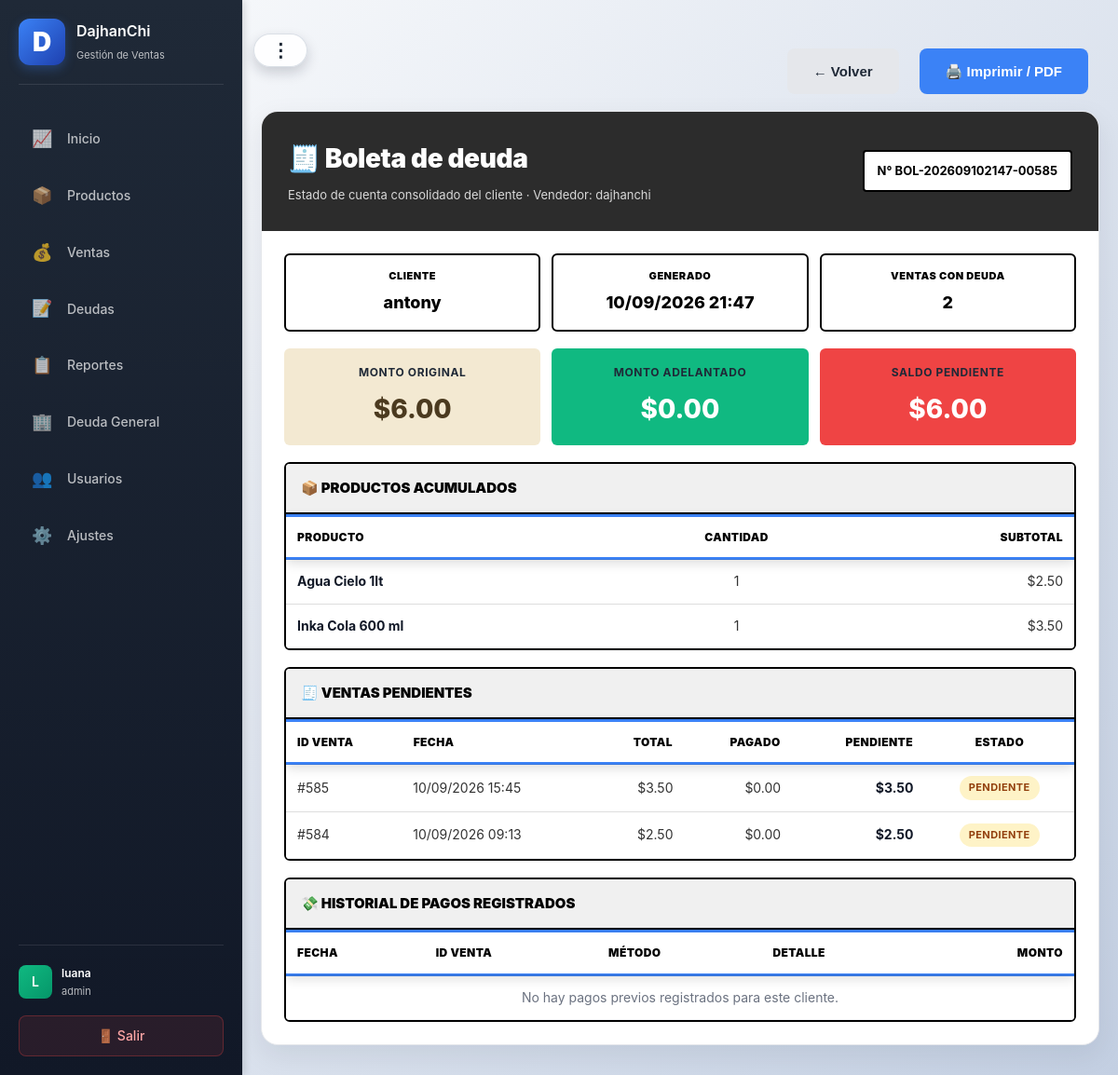
The app's page /reports/debts-matrix/receipt?customer=antony&username=dajhanchi (signed in) with its own data.
### app.py (models this page shows, shortened)
class User(db.Model):
    id = db.Column(db.Integer, primary_key=True)
    username = db.Column(db.String(80), unique=True, nullable=False, index=True)
    password_hash = db.Column(db.String(255), nullable=False)
    role = db.Column(db.String(30), nullable=False, default="admin")
    is_active = db.Column(db.Boolean, nullable=False, default=True)

class SaleItem(db.Model):
    id = db.Column(db.Integer, primary_key=True)
    sale_id = db.Column(db.Integer, db.ForeignKey("sale.id"), nullable=False)
    product_id = db.Column(db.Integer, db.ForeignKey("product.id"), nullable=False)
    qty = db.Column(db.Integer, nullable=False, default=1)
    unit_price_cents = db.Column(db.Integer, nullable=False, default=0)
    line_total_cents = db.Column(db.Integer, nullable=False, default=0)
    sale = db.relationship("Sale", backref=db.backref("items", lazy=True))
    product = db.relationship("Product")

class Product(db.Model):
    id = db.Column(db.Integer, primary_key=True)
    user_id = db.Column(db.Integer, db.ForeignKey("user.id"), nullable=False, index=True)
    name = db.Column(db.String(160), nullable=False, index=True)
    sku = db.Column(db.String(64), nullable=True, index=True)
    package_cost_cents = db.Column(db.Integer, nullable=False, default=0)
    package_quantity = db.Column(db.Integer, nullable=False, default=1)
    cost_cents = db.Column(db.Integer, nullable=False, default=0)
    price_cents = db.Column(db.Integer, nullable=False, default=0)
    stock = db.Column(db.Integer, nullable=False, default=0, index=True)
    minimum_stock = db.Column(db.Integer, nullable=False, default=5)
    user = db.relationship("User", backref=db.backref("products", lazy=True))

class Sale(db.Model):
    id = db.Column(db.Integer, primary_key=True)
    user_id = db.Column(db.Integer, db.ForeignKey("user.id"), nullable=False, index=True)
    created_at = db.Column(db.DateTime, nullable=False, default=datetime.now, index=True)
    customer_name = db.Column(db.String(160))
    payment_method = db.Column(db.String(20), nullable=False, default="efectivo")  # efectivo, yape, fiado
    total_cents = db.Column(db.Integer, nullable=False, default=0)
    paid_cents = db.Column(db.Integer, nullable=False, default=0)
    payment_status = db.Column(db.String(20), nullable=False, default="pagado")  # pagado, pendiente, parcial
    user = db.relationship("User", backref=db.backref("sales", lazy=True))
    @property
    def pending_cents(self):
        return max(0, self.total_cents - self.paid_cents)

### app.py (the view, shortened to what this page needs)
@app.route("/reports/debts-matrix/receipt")
@login_required
@require_permission("reports")
def reports_debt_customer_receipt():
    customer_key = request.args.get("customer", "").strip()
    responsible_username = request.args.get("username", "").strip()
    if not customer_key:
        flash("Cliente inválido", "error")
        return redirect(url_for("reports_debts_matrix"))
    customer_name, customer_filter = get_customer_filter_from_key(customer_key)
    pending_sales_query = (
        Sale.query.filter(
            customer_filter,
            Sale.payment_method == "fiado",
            Sale.payment_status.in_(["pendiente", "parcial"])
        )
        .options(
            db.joinedload(Sale.items).joinedload(SaleItem.product),
            db.joinedload(Sale.payments),
            db.joinedload(Sale.user)
        )
    )
    if responsible_username:
        responsible_user = User.query.filter_by(username=responsible_username, is_active=True).first()
        if not responsible_user:
            flash("Usuario inválido", "error")
            return redirect(url_for("reports_debts_matrix"))
        pending_sales_query = pending_sales_query.filter(Sale.user_id == responsible_user.id)
    pending_sales = pending_sales_query.order_by(Sale.created_at.asc()).all()
    if not pending_sales:
        flash("No hay deudas pendientes para este criterio", "error")
        return redirect(url_for("reports_debts_matrix"))
    items_map = {}
    payments_history = []
    total_original_cents = 0
    total_paid_cents = 0
    total_pending_cents = 0
    for sale in pending_sales:
        total_original_cents += sale.total_cents
        total_paid_cents += sale.paid_cents
        total_pending_cents += sale.pending_cents
        for item in sale.items:
            product_name = item.product.name if item.product else "Producto eliminado"
            key = item.product_id
            if key not in items_map:
                items_map[key] = {
                    "product_name": product_name,
                    "qty": 0,
                    "line_total_cents": 0
                }
            items_map[key]["qty"] += item.qty
            items_map[key]["line_total_cents"] += item.line_total_cents
    items_list = sorted(items_map.values(), key=lambda x: x["product_name"].lower())
    payments_history.sort(key=lambda x: x["created_at"], reverse=True)
    generated_at = datetime.now()
    receipt_number = f"BOL-{generated_at.strftime('%Y%m%d%H%M')}-{pending_sales[-1].id:05d}"
    return render_template(
        "debt_receipt.html",
        customer_name=customer_name,
        customer_key=customer_key,
        generated_at=generated_at,
        receipt_number=receipt_number,
        total_original_cents=total_original_cents,
        total_paid_cents=total_paid_cents,
        total_pending_cents=total_pending_cents,
        items_list=items_list,
        pending_sales=sorted(pending_sales, key=lambda s: s.created_at, reverse=True),
        payments_history=payments_history,
        back_url=url_for("reports_debts_matrix"),
        hide_payment_action=True,
        responsible_username=responsible_username or None,
    )

### templates/debt_receipt.html (shortened to what this page needs)
{% extends "base.html" %}
{% block content %}
<div class="receipt-wrapper">
    <div class="actions-bar">
        <button type="button" class="button secondary" data-href="{{ back_url or url_for('debts') }}" onclick="window.location.href=this.getAttribute('data-href')">← Volver</button>
        <button type="button" class="button" onclick="printCompact()">🖨️ Imprimir / PDF</button>
    </div>
    <article class="receipt-card">
        <header class="receipt-header">
            <div class="receipt-brand">
                <h1>🧾 Boleta de deuda</h1>
                <p>
                    Estado de cuenta consolidado del cliente
                    {% if responsible_username %}
                    · Vendedor: {{ responsible_username }}
                    {% endif %}
                </p>
            </div>
            <div class="receipt-badge">
                N° {{ receipt_number }}
            </div>
        </header>
        <div class="receipt-body">
            <div class="receipt-meta">
                <div class="meta-box">
                    <div class="meta-label">Cliente</div>
                    <div class="meta-value">{{ customer_name }}</div>
                </div>
                <div class="meta-box">
                    <div class="meta-label">Generado</div>
                    <div class="meta-value">{{ generated_at.strftime('%d/%m/%Y %H:%M') }}</div>
                </div>
                <div class="meta-box">
                    <div class="meta-label">Ventas con deuda</div>
                    <div class="meta-value">{{ pending_sales|length }}</div>
                </div>
            </div>
            <div class="receipt-kpis">
                <div class="kpi original">
                    <h3>Monto original</h3>
                    <p>{{ total_original_cents | money }}</p>
                </div>
                <div class="kpi paid">
                    <h3>Monto adelantado</h3>
                    <p>{{ total_paid_cents | money }}</p>
                </div>
                <div class="kpi pending">
                    <h3>Saldo pendiente</h3>
                    <p>{{ total_pending_cents | money }}</p>
                </div>
            </div>
            <section class="receipt-section">
                <h2>📦 Productos acumulados</h2>
                <table class="receipt-table">
                    <thead>
                        <tr>
                            <th>Producto</th>
                            <th class="text-center">Cantidad</th>
                            <th class="text-right">Subtotal</th>
                        </tr>
                    </thead>
                    <tbody>
                        {% for item in items_list %}
                        <tr>
                            <td><strong>{{ item.product_name }}</strong></td>
                            <td class="text-center">{{ item.qty }}</td>
                            <td class="text-right">{{ item.line_total_cents | money }}</td>
                        </tr>
                        {% endfor %}
                    </tbody>
                </table>
            </section>
            <section class="receipt-section">
                <h2>🧾 Ventas pendientes</h2>
                <table class="receipt-table">
                    <thead>
                        <tr>
                            <th>ID Venta</th>
                            <th>Fecha</th>
                            <th class="text-right">Total</th>
                            <th class="text-right">Pagado</th>
                            <th class="text-right">Pendiente</th>
                            <th class="text-center">Estado</th>
                        </tr>
                    </thead>
                    <tbody>
                        {% for sale in pending_sales %}
                        <tr>
                            <td>#{{ sale.id }}</td>
                            <td>{{ sale.created_at.strftime('%d/%m/%Y %H:%M') }}</td>
                            <td class="text-right">{{ sale.total_cents | money }}</td>
                            <td class="text-right">{{ sale.paid_cents | money }}</td>
                            <td class="text-right"><strong>{{ sale.pending_cents | money }}</strong></td>
                            <td class="text-center">
                                <span class="status-chip {{ sale.payment_status }}">{{ sale.payment_status }}</span>
                            </td>
                        </tr>
                        {% endfor %}
                    </tbody>
                </table>
            </section>
            <section class="receipt-section">
                <h2>💸 Historial de pagos registrados</h2>
                <table class="receipt-table">
                    <thead>
                        <tr>
                            <th>Fecha</th>
                            <th>ID Venta</th>
                            <th>Método</th>
                            <th>Detalle</th>
                            <th class="text-right">Monto</th>
                        </tr>
                    </thead>
                    <tbody>
                        {% if payments_history %}
                            {% for payment in payments_history %}
                            <tr>
                                <td>{{ payment.created_at.strftime('%d/%m/%Y %H:%M') }}</td>
                                <td>#{{ payment.sale_id }}</td>
                                <td>{{ payment.payment_method }}</td>
                                <td>{{ payment.notes or '-' }}</td>
                                <td class="text-right"><strong>{{ payment.amount_cents | money }}</strong></td>
                            </tr>
                            {% endfor %}
                        {% else %}
                            <tr>
                                <td colspan="5" style="text-align: center; color: #6b7280;">No hay pagos previos registrados para este cliente.</td>
                            </tr>
                        {% endif %}
                    </tbody>
                </table>
            </section>
        </div>
    </article>
</div>
{% endblock %}

### templates/base.html (shortened to what this page needs)
<!doctype html>
<html lang="es">
<head>
    <link rel="stylesheet" href="{{ url_for('static', filename='style.css') }}">
</head>
<body>
{% if session.get('user_id') %}
<div class="app-layout">
    <button id="sidebarToggle" class="sidebar-toggle" type="button" aria-label="Mostrar u ocultar menu lateral" aria-expanded="true" title="Ocultar menu">⋮</button>
    <aside class="sidebar">
        <div class="sidebar-header">
            <div style="width: 50px; height: 50px; background: linear-gradient(135deg, #3b82f6 0%, #1e40af 100%); border-radius: 12px; display: flex; align-items: center; justify-content: center; font-weight: 900; font-size: 28px; color: white; box-shadow: 0 4px 12px rgba(59, 130, 246, 0.3);">D</div>
            <div style="flex: 1;">
                <h2 style="margin: 0; font-size: 16px; color: white;">DajhanChi</h2>
                <p style="margin: 4px 0 0 0; font-size: 11px; color: rgba(255,255,255,0.7);">Gestión de Ventas</p>
            </div>
        </div>
        <nav class="sidebar-nav">
            {% if user_permissions.get('dashboard') %}
            <a href="{{ url_for('dashboard') }}" class="nav-item" {% if request.endpoint == 'dashboard' %}data-active="true"{% endif %}>
                <span>📈</span>
                <span>Inicio</span>
            </a>
            {% endif %}
            {% if user_permissions.get('products') %}
            <a href="{{ url_for('products') }}" class="nav-item" {% if request.endpoint == 'products' %}data-active="true"{% endif %}>
                <span>📦</span>
                <span>Productos</span>
            </a>
            {% endif %}
            {% if user_permissions.get('sales') %}
            <a href="{{ url_for('sales') }}" class="nav-item" {% if request.endpoint == 'sales' %}data-active="true"{% endif %}>
                <span>💰</span>
                <span>Ventas</span>
            </a>
            {% endif %}
            {% if user_permissions.get('debts') %}
            <a href="{{ url_for('debts') }}" class="nav-item" {% if request.endpoint in ['debts', 'payment_register', 'customer_payment_register', 'debt_customer_receipt'] %}data-active="true"{% endif %}>
                <span>📝</span>
                <span>Deudas</span>
            </a>
            {% endif %}
            {% if user_permissions.get('reports') %}
            <a href="{{ url_for('reports') }}" class="nav-item" {% if request.endpoint == 'reports' %}data-active="true"{% endif %}>
                <span>📋</span>
                <span>Reportes</span>
            </a>
            <a href="{{ url_for('reports_debts_matrix') }}" class="nav-item" {% if request.endpoint == 'reports_debts_matrix' %}data-active="true"{% endif %}>
                <span>🏢</span>
                <span>Deuda General</span>
            </a>
            {% endif %}
            {% if user_permissions.get('users') %}
            <a href="{{ url_for('users') }}" class="nav-item" {% if request.endpoint == 'users' %}data-active="true"{% endif %}>
                <span>👥</span>
                <span>Usuarios</span>
            </a>
            {% endif %}
            {% if user_permissions.get('settings') %}
            <a href="{{ url_for('settings') }}" class="nav-item" {% if request.endpoint == 'settings' %}data-active="true"{% endif %}>
                <span>⚙️</span>
                <span>Ajustes</span>
            </a>
            {% endif %}
        </nav>
        <div class="sidebar-footer">
            <div class="user-info">
                <div style="width: 36px; height: 36px; background: linear-gradient(135deg, #10b981 0%, #059669 100%); border-radius: 8px; display: flex; align-items: center; justify-content: center; color: white; font-weight: 600;">{{ session.get('username', 'U')[0].upper() }}</div>
                <div>
                    <p style="margin: 0; font-size: 12px; color: white; font-weight: 600;">{{ session.get('username', 'Usuario') }}</p>
                    <p style="margin: 2px 0 0 0; font-size: 11px; color: rgba(255,255,255,0.7);">{{ session.get('role', 'user') }}</p>
                </div>
            </div>
            <a href="{{ url_for('logout') }}" class="logout-btn">🚪 Salir</a>
        </div>
    </aside>
    <div class="main-content">
        <div class="container">
            {% block content %}{% endblock %}
        </div>
    </div>
</div>
{% endif %}
</body>
</html>

### records on screen
User: get "admin", username "dajhanchi"
SaleItem: product_name "Agua Cielo 1lt", qty "1", line_total_cents "$2.50"
SaleItem: product_name "Inka Cola 600 ml", qty "1", line_total_cents "$3.50"
Sale: id "585", created_at "10/09/2026 15:45", total_cents "$3.50", paid_cents "$0.00", pending_cents "$3.50", payment_status "PENDIENTE"
Sale: id "584", created_at "10/09/2026 09:13", total_cents "$2.50", paid_cents "$0.00", pending_cents "$2.50", payment_status "PENDIENTE"

### other values on screen
{{ session.get('username', 'U')[0].upper() }} "L"
{{ session.get('username', 'Usuario') }} "luana"
{{ customer_name }} "antony"
{{ pending_sales|length }} "2"
{{ total_original_cents | money }} "$6.00"
{{ total_paid_cents | money }} "$0.00"
{{ total_pending_cents | money }} "$6.00"
